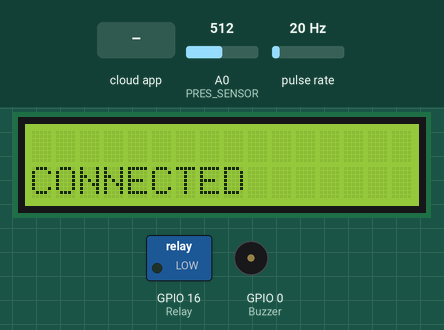
The sketch below on a simulated ESP8266 (NodeMCU). On the bench: 16×2 character LCD, switched loads named in the sketch (green lamp = pin HIGH), buzzer (waves = sounding, pin HIGH). Wiring (inferred from the names in the program): pulse sensor: data GPIO 2. The test bench sets the inputs (shaded band); at power-on: pulse rate 20 Hz, A0 (PRES_SENSOR) = 512. WiFi joins after 1.5 s; servers stay silent unless stated; the Firebase database answers and starts empty; what the sketch prints to the serial monitor is not drawn.

Above: at 2.7 s.
2.8 s: pulse rate (sensor on GPIO 2) set to 4 Hz
At 6.8 s:
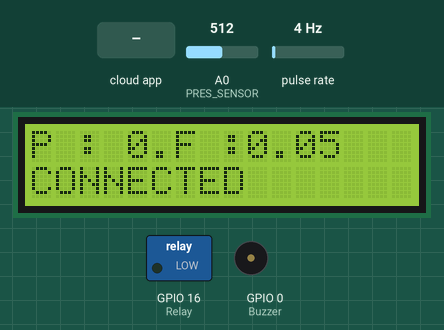
9.2 s: pulse rate (sensor on GPIO 2) set to 50 Hz
At 13.1 s:
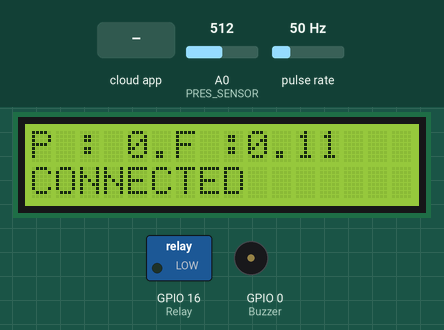
15.6 s: the phone or cloud app sets Pressure to 25
At 17.4 s:
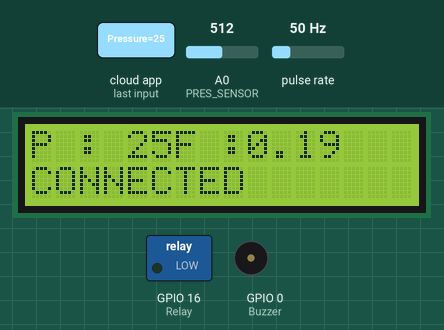
18.4 s: pulse rate (sensor on GPIO 2) set to 100 Hz
At 22.9 s:
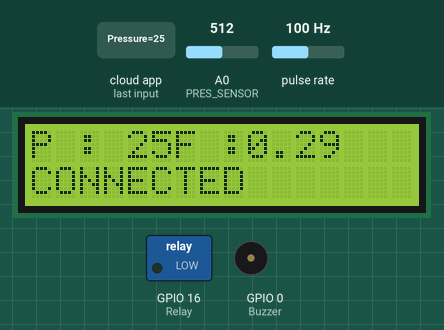
24.8 s: the phone or cloud app sets Pressure to 50
At 27.1 s:
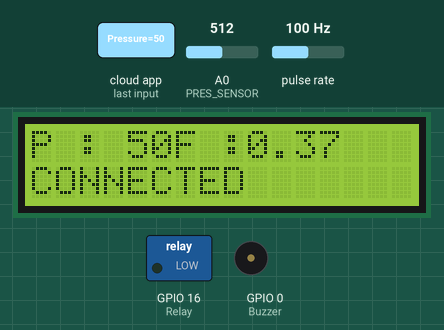
Timing chart, 0 to 28.5 s (numbered marks = the images above; inputs shaded):
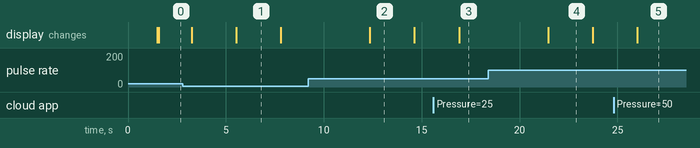

Measured:
- after the input at 9.2 s, the display: changes after 3.2 s (image 2)
- after the input at 15.6 s, the display: changes after 1.3 s (image 3)
- after the input at 18.4 s, the display: changes after 3.1 s (image 4)
- after the input at 24.8 s, the display: changes after 1.2 s (image 5)
- what the display in image 1 shows lasts 2.3 s, from 5.5 s to 7.8 s

The sketch:

station_1.ino
```cpp
#include <ESP8266WiFi.h>
#include <Wire.h>
#include <FirebaseESP8266.h>
#include <LiquidCrystal_I2C.h> //GPIO 4 (D2)- SDA || GPIO 5 (D1) - SCL
#define FIREBASE_HOST "https://multistation-b11e1-default-rtdb.firebaseio.com/" //FIREBASE HOST
#define FIREBASE_AUTH "zz2NwUkFNICewKZhhBxs3bHQU233NMjh8f0sNDqS" //FIREBASE AUTH
#define WIFI_SSID "BUSTAMI"
#define WIFI_PASSWORD "INDONESIA"
#define FLOW_SENSOR  2 //FLOW
#define PRES_SENSOR  A0

const float  OffSet = 0.483 ;
float V, P;

FirebaseData Labview;

long currentMillis = 0;
long previousMillis = 0;
int interval = 1000;
float calibrationFactor = 4.5;
volatile byte pulseCount;
byte pulse1Sec = 0;
float flowRate;
unsigned long flowMilliLitres;
unsigned int totalMilliLitres;
float flowLitres;
float totalLitres;

int datapass1 = 0;
int datapass2 = 0;
int getdatapass1,getdatapass2;

float pressuretotal;
float flowtotal;
float SP_pressure = 30.50;
float SP_flow = 0.50;

double bocorpressure,
      P_prosentase,P_prosentasehasil,
      P_getpros;

float F_prosentase,
      F_prosentasehasil,
      bocorflow,
      F_getpros;

float pressure1,pressure2,pressure3;

float flow3;
float flow1;

int lcdColumns = 16;
int lcdRows = 2;

LiquidCrystal_I2C lcd(0x27, lcdColumns, lcdRows);

void IRAM_ATTR pulseCounter()
{
  pulseCount++;
}

void setup() {
  Serial.begin(115200);
  pinMode(FLOW_SENSOR, INPUT_PULLUP);
  pinMode(16,OUTPUT); //Relay
  pinMode(0,OUTPUT);  //Buzzer

  datapass1 = 0;
  datapass2 = 0;

  WiFi.begin(WIFI_SSID,WIFI_PASSWORD);
  Serial.print("Connecting");
  while(WiFi.status() != WL_CONNECTED){
    //Serial.print(".");
    delay(500);
  }
  Serial.println();
  Serial.print("Connencted");
  Serial.println(WiFi.localIP());
  pulseCount = 0;
  flowRate = 0.0;
  flowMilliLitres = 0;
  totalMilliLitres = 0;
  previousMillis = 0;

  lcd.init();
  lcd.backlight();

  Firebase.begin(FIREBASE_HOST, FIREBASE_AUTH);
  Firebase.reconnectWiFi(true);
  attachInterrupt(digitalPinToInterrupt(FLOW_SENSOR), pulseCounter, FALLING);
}

void loop() {
  currentMillis = millis();
  if (currentMillis - previousMillis >= interval)
  {
    pulse1Sec = pulseCount;
    pulseCount = 0;
    flowRate = ((1000.0 / (millis() - previousMillis)) * pulse1Sec) / calibrationFactor;
    previousMillis = millis();
    flowMilliLitres = (flowRate / 60) * 1000;
    flowLitres = (flowRate / 60);
    totalMilliLitres += flowMilliLitres;
    totalLitres += flowLitres;
  }

  if(WiFi.status() == WL_CONNECTED){
    lcd.setCursor(0,1);
    lcd.print("CONNECTED");
  }
  else{
    lcd.setCursor(0,1);
    lcd.print("NOT CONNECTED");
  }

  V = analogRead(PRES_SENSOR) * 5.00 / 1024;
  P = (V - OffSet) * 400;

  getdata();

  lcd.setCursor(0,0);
  lcd.print("P :");
  lcd.setCursor(4,0);
  lcd.print(pressure1);
  lcd.setCursor(6,0);
  lcd.print("F :");
  lcd.setCursor(9,0);
  lcd.print(flowLitres);

  Serial.println(pressure1);
  Serial.println(pressure2);
  Serial.println(pressure3);
  Serial.println(flow3);
  Serial.println(flow1);
  Serial.println(bocorflow);
  Serial.println(bocorpressure);
  Serial.println(P_getpros);
  Serial.println(F_getpros);
  Serial.println(getdatapass1);
  Serial.println(getdatapass2);
  //Serial.println("data1 : " + String(datapass1)+" | data2 : " + String(datapass2));

  if(pressure1 && pressure2 && pressure3 >= SP_pressure){
    datapass1 = 1;
  }
  if(flow1 && flow3 >= SP_flow){
    datapass2 = 1;
  }

  if(pressure1 && pressure2 && pressure3 < 5){
    datapass1 = 0;
  }

  if(flow1 && flow3 <= 0.1){
    datapass2 = 0;
  }

  pressuretotal = pressure1 + pressure2 + pressure3 ;
  flowtotal = flow1 + flow3;
  P_prosentase = (pressuretotal/91.5)*100;
  P_prosentasehasil = 100 - P_prosentase;
  F_prosentase = (flowtotal/1)*100;
  F_prosentasehasil = 100 - F_prosentase;


  if(datapass1 && datapass2 == 1){

    Firebase.setDouble(Labview,"Prosentase/Pressure",P_prosentasehasil);
    Firebase.setDouble(Labview,"Prosentase/Flow",F_prosentasehasil);

    if(pressuretotal < 91.5){
      digitalWrite(16,HIGH);
      digitalWrite(0,HIGH);
    }else{
      digitalWrite(16,LOW);
      digitalWrite(0,LOW);
    }

    if(P < 30.5){
      lcd.setCursor(0,1);
      lcd.print("STATION 1 BOCOR ");
    }else {
      lcd.setCursor(0,1);
      lcd.print("CONNECTED       ");
    }

    if(pressure2 < 30.5){
      lcd.setCursor(0,1);
      lcd.print("STATION 2 BOCOR ");
    }else {
      lcd.setCursor(0,1);
      lcd.print("CONNECTED       ");
    }

    if(pressure3 < 30.5){
      lcd.setCursor(0,1);
      lcd.print("STATION 3 BOCOR ");
    }else {
      lcd.setCursor(0,1);
      lcd.print("CONNECTED       ");
    }

  }


  //Firebase.setFloat(Labview,"Station_1/Flow",flowLitres);
  //Firebase.setFloat(Labview,"Station_1/Pressure",pressure1);// isi P
  Firebase.setFloat(Labview,"Kebocoran/Flow",flowtotal);
  Firebase.setFloat(Labview,"Kebocoran/Pressure",pressuretotal);
  Firebase.setInt(Labview,"datapass/datapass1",datapass1);
  Firebase.setInt(Labview,"datapass/datapass2",datapass2);

}

void getdata(){
  //station 2
  if (Firebase.getFloat(Labview,"Station_2/Pressure")){
         if (Labview.dataType() == "float")
         pressure2 = (Labview.floatData());
  }

  //station 3
  if (Firebase.getFloat(Labview,"Station_3/Pressure")){
         if (Labview.dataType() == "float")
         pressure3 = (Labview.floatData());
  }

  if (Firebase.getFloat(Labview,"Station_3/Flow")){
         if (Labview.dataType() == "float")
         flow3 = (Labview.floatData());
  }

  //TES station 1
  if (Firebase.getFloat(Labview,"Station_1/Flow")){
         if (Labview.dataType() == "float")
         flow1 = (Labview.floatData());
  }

  if (Firebase.getFloat(Labview,"Station_1/Pressure")){
         if (Labview.dataType() == "float")
         pressure1 = (Labview.floatData());
  }

  //Data bocor
   if (Firebase.getFloat(Labview,"Kebocoran/Flow")){
         if (Labview.dataType() == "float")
         bocorflow = (Labview.floatData());
  }

   if (Firebase.getFloat(Labview,"Kebocoran/Pressure")){
         if (Labview.dataType() == "float")
         bocorpressure = (Labview.floatData());
  }

  //Data prosentase
  if (Firebase.getInt(Labview,"Prosentase/Flow")){
         if (Labview.dataType() == "int")
         F_getpros = (Labview.intData());
  }

   if (Firebase.getDouble(Labview,"Prosentase/Pressure")){
         if (Labview.dataType() == "double")
         P_getpros = (Labview.doubleData());
  }

  if (Firebase.getInt(Labview,"datapass/datapass1")){
         if (Labview.dataType() == "int")
         getdatapass1 = (Labview.intData());
  }

  if (Firebase.getInt(Labview,"datapass/datapass2")){
         if (Labview.dataType() == "int")
         getdatapass2 = (Labview.intData());
  }
}
```
